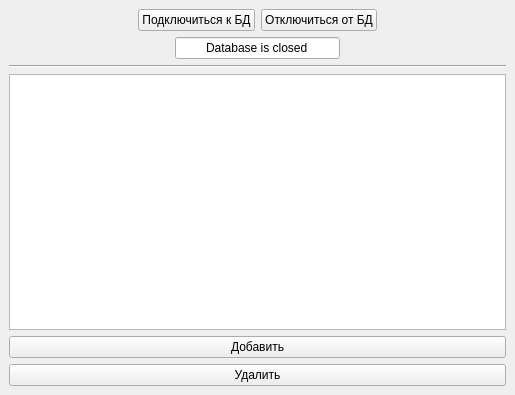
<?xml version="1.0" encoding="UTF-8"?>
<ui version="4.0">
 <class>MainWindow</class>
 <widget class="QMainWindow" name="MainWindow">
  <property name="geometry">
   <rect>
    <x>0</x>
    <y>0</y>
    <width>515</width>
    <height>395</height>
   </rect>
  </property>
  <property name="windowTitle">
   <string>MainWindow</string>
  </property>
  <widget class="QWidget" name="centralwidget">
   <layout class="QVBoxLayout" name="verticalLayout">
    <item>
     <layout class="QHBoxLayout" name="horizontalLayout">
      <item>
       <spacer name="horizontalSpacer">
        <property name="orientation">
         <enum>Qt::Orientation::Horizontal</enum>
        </property>
        <property name="sizeHint" stdset="0">
         <size>
          <width>40</width>
          <height>20</height>
         </size>
        </property>
       </spacer>
      </item>
      <item>
       <widget class="QPushButton" name="pushButton">
        <property name="text">
         <string>Подключиться к БД</string>
        </property>
       </widget>
      </item>
      <item>
       <widget class="QPushButton" name="pushButton_2">
        <property name="text">
         <string>Отключиться от БД</string>
        </property>
       </widget>
      </item>
      <item>
       <spacer name="horizontalSpacer_2">
        <property name="orientation">
         <enum>Qt::Orientation::Horizontal</enum>
        </property>
        <property name="sizeHint" stdset="0">
         <size>
          <width>40</width>
          <height>20</height>
         </size>
        </property>
       </spacer>
      </item>
     </layout>
    </item>
    <item>
     <layout class="QHBoxLayout" name="horizontalLayout_2">
      <item>
       <spacer name="horizontalSpacer_3">
        <property name="orientation">
         <enum>Qt::Orientation::Horizontal</enum>
        </property>
        <property name="sizeHint" stdset="0">
         <size>
          <width>40</width>
          <height>20</height>
         </size>
        </property>
       </spacer>
      </item>
      <item>
       <widget class="QLineEdit" name="lineEdit">
        <property name="text">
         <string>Database is closed</string>
        </property>
        <property name="alignment">
         <set>Qt::AlignmentFlag::AlignCenter</set>
        </property>
       </widget>
      </item>
      <item>
       <spacer name="horizontalSpacer_4">
        <property name="orientation">
         <enum>Qt::Orientation::Horizontal</enum>
        </property>
        <property name="sizeHint" stdset="0">
         <size>
          <width>40</width>
          <height>20</height>
         </size>
        </property>
       </spacer>
      </item>
     </layout>
    </item>
    <item>
     <widget class="Line" name="line">
      <property name="orientation">
       <enum>Qt::Orientation::Horizontal</enum>
      </property>
     </widget>
    </item>
    <item>
     <widget class="QTableView" name="tableView">
      <property name="selectionMode">
       <enum>QAbstractItemView::SelectionMode::SingleSelection</enum>
      </property>
      <property name="selectionBehavior">
       <enum>QAbstractItemView::SelectionBehavior::SelectRows</enum>
      </property>
      <attribute name="verticalHeaderVisible">
       <bool>false</bool>
      </attribute>
     </widget>
    </item>
    <item>
     <widget class="QPushButton" name="pushButton_3">
      <property name="text">
       <string>Добавить</string>
      </property>
     </widget>
    </item>
    <item>
     <widget class="QPushButton" name="pushButton_4">
      <property name="text">
       <string>Удалить</string>
      </property>
     </widget>
    </item>
   </layout>
  </widget>
 </widget>
 <resources/>
 <connections/>
</ui>
